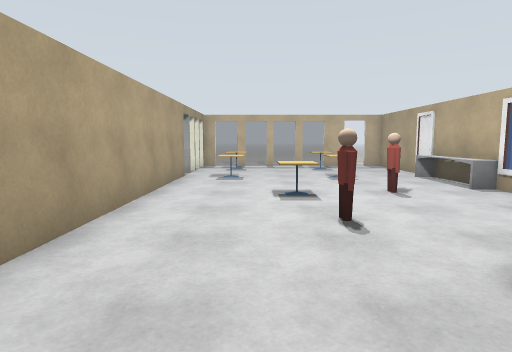
[1] (above)

12 first-person views from a walk through a world built for the Gazebo simulator. The camera is 1.3 m above the floor, tilts 6° down and sees 75° across. The floor is counted in squares, 1 m on a side. Each view is taken from the middle of a square. On the plan, view 1 faces up. The plan holds only what a view shows up to about 14 squares ahead; the rest is blank. The robots in the file are not drawn. Some stock models are drawn as simple stand-ins. Some surface patterns are stand-ins.

[2]
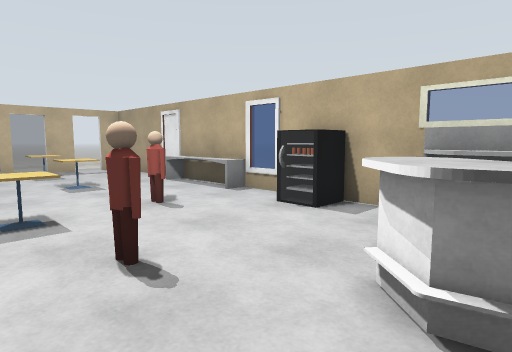

[3]
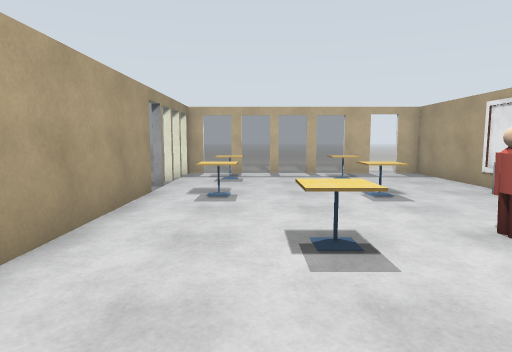

[4]
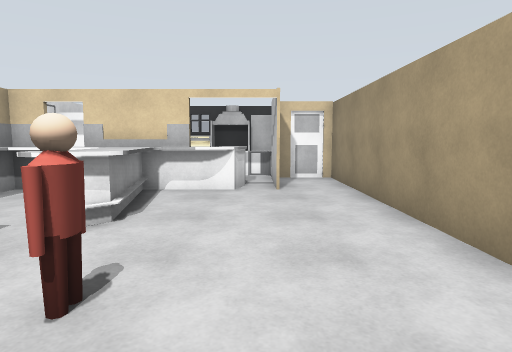

[5]
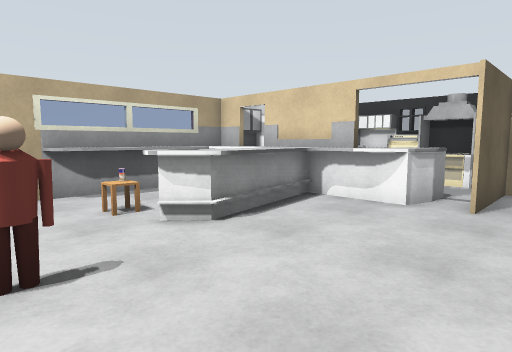

[6]
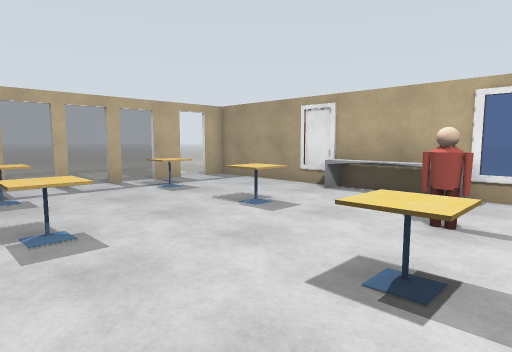

[7]
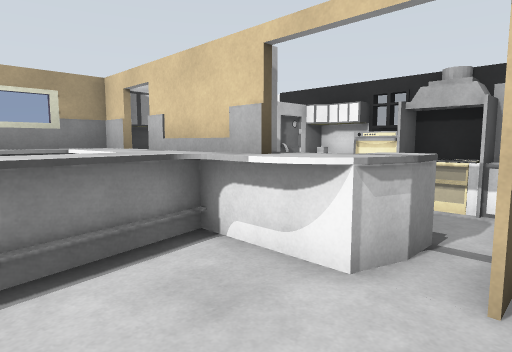

[8]
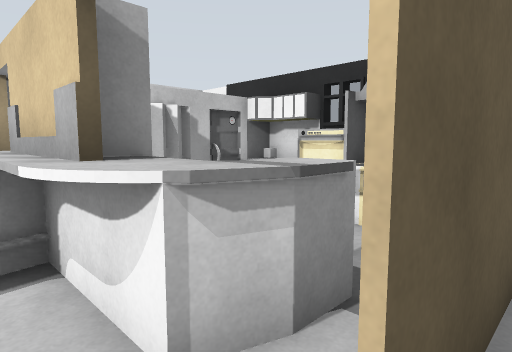

[9]
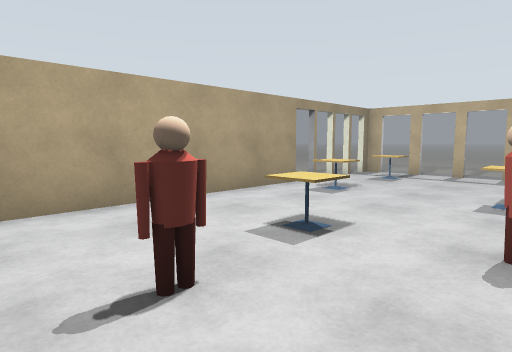

[10]
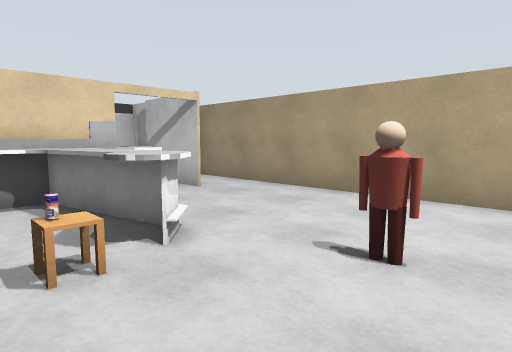

[11]
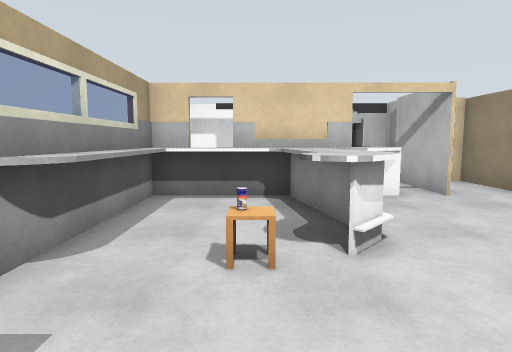

[12]
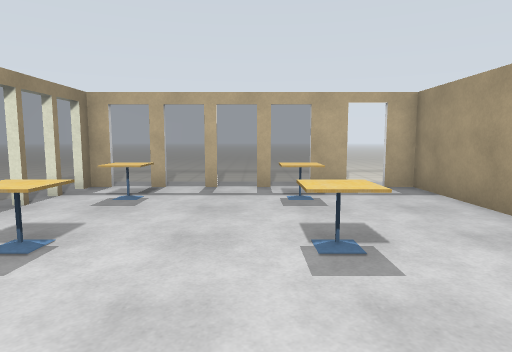

### Floor plan
Key: @ floor where view 1 was taken; # wall or solid block; . main floor; - floor 0.25 m lower than the main floor; = window, fence, low wall or low ledge; T table; P person; S side table; C drink can.
Columns run from 4 left of view 1 to 7 right of it. Each row starts with its distance up from view 1.
 20     --
 19     --
 18 -..........
 17 -#======#.##
 16 -=.T...T...#
 15  =.T...T...#
 14  =.........#
 13  =.........#
 12  #.T...T..##
 11  #........#
 10  #........#
  9  #......P.#
  8  #...T..P.==
  7  #.........#
  6  #....P...=#
  5  #....P....#
  4  #........##
  3  #....##SC#
  2  #....##..#
  1  #.....=..#
  0  #..@..=###
 -1  #.#.=#####
 -2  #.#.=.=###
 -3  #.#..  ###
 -4  ###..  #
 -5    ######

Positions as (right, up) in squares from view 1, and headings:
1: (0, 0), facing up
2: (0, 2), facing up-right
3: (0, 4), facing up
4: (0, 8), facing down
5: (-2, 6), facing down-right
6: (-2, 7), facing up-right
7: (-1, 2), facing down-right
8: (-1, 0), facing down-right
9: (4, 4), facing up-left
10: (5, 7), facing down-left
11: (4, 7), facing down
12: (2, 8), facing up
